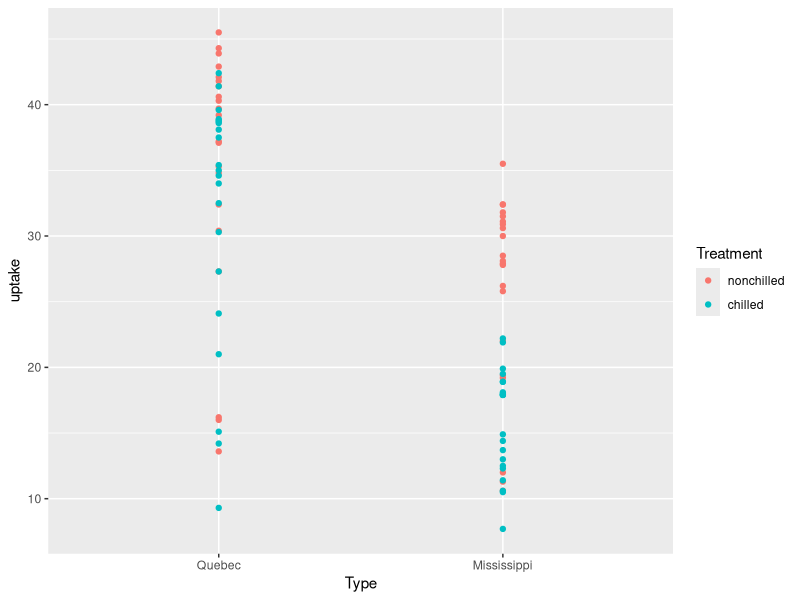
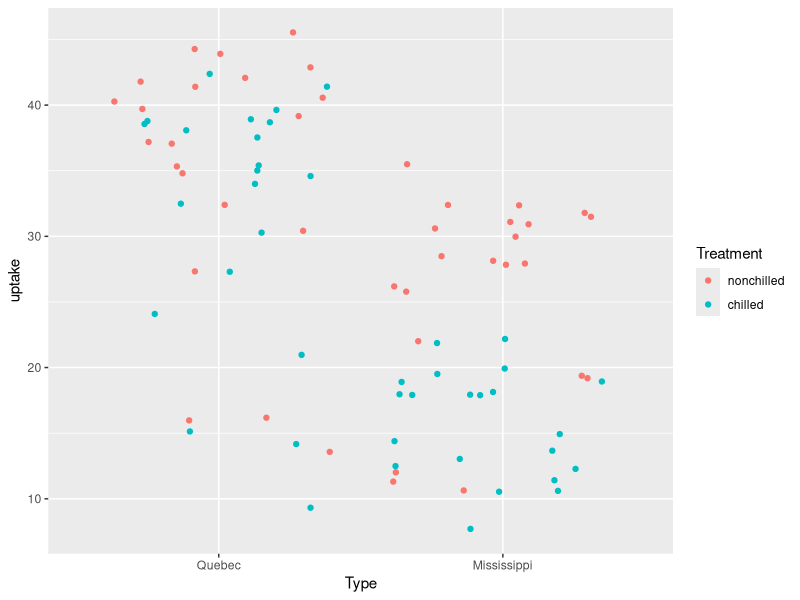
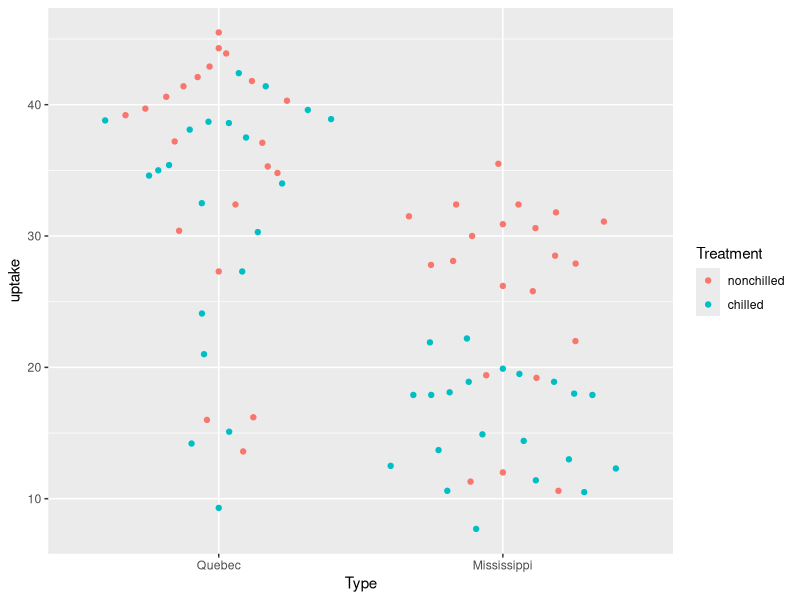

These figures' R source, in order:
## ---- chunk 1
library(ggplot2)
p <- ggplot(CO2, aes(x = Type, y = uptake, colour = Treatment)) 
## ---- chunk 2
# 1. A very basic plot.
p <- ggplot(CO2, aes(x = Type, 
                     y = uptake, 
                     colour = Treatment)) 
p + geom_point() 

## ---- chunk 3
# 2. Jitter overlapping points.
set.seed(1)
# random seed for to reproduce the jitter
p + geom_point(position = "jitter") 
## ---- chunk 4
# 3. Spread points pseudorandomly with a new ggplot2 geom.
# See also: vipor::offsetX
library(ggbeeswarm)
p + geom_quasirandom(method = "frowney")
